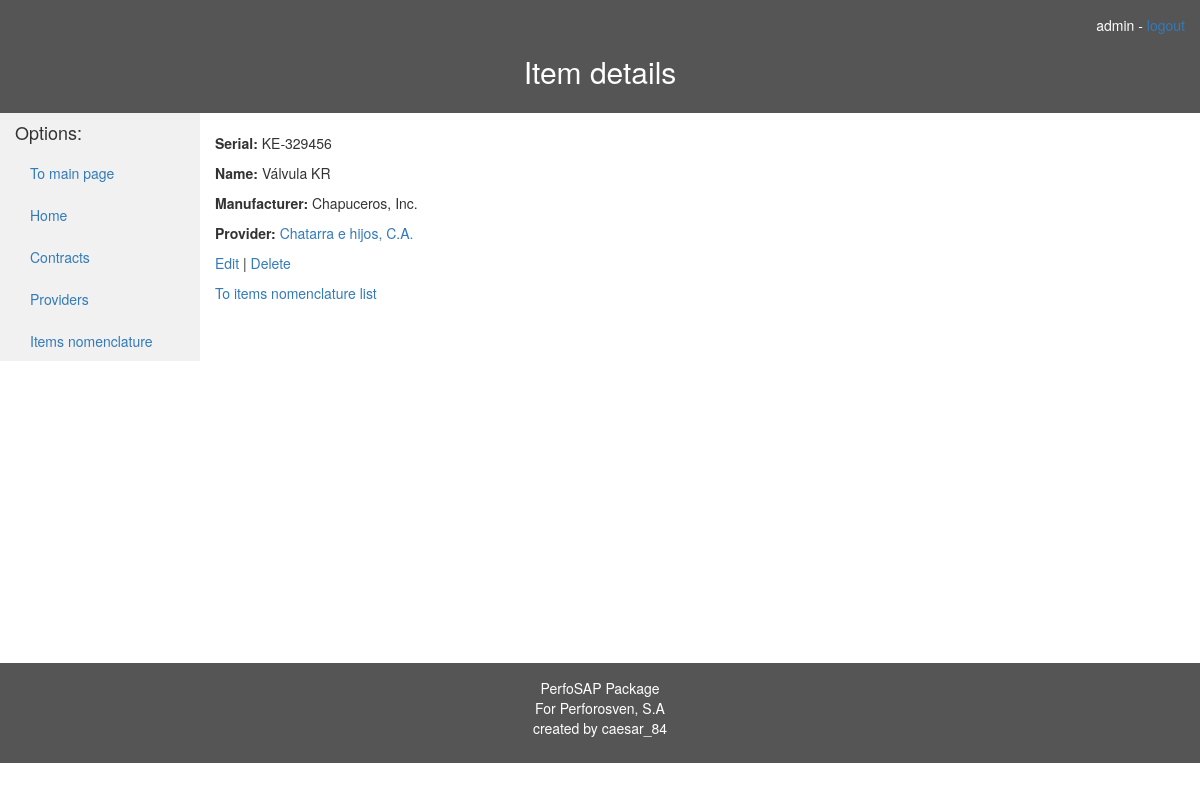
/procura/item/1 (signed in), run on the app's committed database.
### procura/models.py (models this page shows, shortened)
class Item(models.Model):
    name = models.CharField(max_length=100, help_text="Name")
    serial = models.CharField(max_length=50, help_text="Serial No.")
    manufacturer = models.CharField(max_length=50, help_text="Manufacturer")
    provider = models.ForeignKey(Provider)
    class Meta:
        ordering = ["provider", "name"]

class LegalEntity(models.Model):
    name = models.CharField(max_length=100, help_text="Name")
    rif = models.CharField(max_length=11, help_text="RIF")
    address = models.TextField(help_text="Address")
    phone_num = models.CharField(max_length=15, help_text="Phone number")

### procura/views.py (the view)
# urls.py: url(r'^item/(?P<pk>\d+)$', procura.views.ItemDetailView.as_view(), name='item-detail'),
@method_decorator(login_required, name='dispatch')
class ItemDetailView(generic.DetailView):
    model = Item

### procura/templates/procura/item_detail.html
{% extends 'procura_static_pages/procura_base_template.html' %}
{% block header %}
    <h2 id="center">Item details </h2>
{% endblock %}
{% block content %}
	<p><strong>Serial: </strong> {{ item.serial }} </p>
	<p><strong>Name: </strong> {{ item.name }} </p>
	<p><strong>Manufacturer: </strong> {{ item.manufacturer }} </p>
    <p><strong>Provider: </strong> <a href="{% url 'procura:provider-detail' item.provider.pk%}"> {{item.provider.name}}</a> </p>
    <p>
        <a href="{% url 'procura:edit-item' item.pk %}">Edit</a> |
        <a href="{% url 'procura:delete-item' item.pk %}">Delete</a>
    </p>
    <p><a href="{% url 'procura:items' %}">To items nomenclature list</a></p>
{% endblock %}

### procura/templates/procura_static_pages/procura_base_template.html (shortened to what this page needs)
<!DOCTYPE html>
<html lang="en">
<head>
    <link rel="stylesheet" href="https://maxcdn.bootstrapcdn.com/bootstrap/3.3.7/css/bootstrap.min.css"/>
    {% load static %}
    <link rel="stylesheet" href="{% static 'css/styles.css' %}">
</head>
<body>
<header id="center">
    <div style="text-align: right">
        {% if user.is_authenticated %}
            {{ user.get_username }}
            -
            <a href="{% url 'logout' %}?next={{ request.path }}">logout</a>
        {% else %}
            <p><a href="{% url 'login' %}?next={{ request.path }}">Login</a></p>
        {% endif %}
        {% block header %} {% endblock %}
    </div>
</header>
<div class="container-fluid">
    <div class="content">
        <div class="row">
            <div class="col-sm-2 sidenav">
                <h4>Options: </h4>
                {% block sidebar %}
                    <ul class="nav nav-pills nav-stacked">
						<li><a href="{% url 'main:index' %}">To main page</a></li>
                        <li><a href="{% url 'procura:index' %}">Home</a></li>
                        <li><a href="{% url 'procura:contracts' %}">Contracts</a></li>
                        <li><a href="{% url 'procura:providers' %}">Providers</a></li>
                        <li><a href="{% url 'procura:items' %}">Items nomenclature</a></li>
                    </ul>
                {% endblock %}
            </div>
            <div class="col-sm-9 ">
                <br>
                {% block content %}{% endblock %}
            </div>
        </div>
    </div>
</div>
<footer id="center" class="container-fluid">
    <p>
        PerfoSAP Package<br>
        For Perforosven, S.A<br>
        created by caesar_84
    </p>
</footer>
</body>
</html>

### procura/static/css/styles.css (style rules this page uses)
header, footer { background-color: #555; color: white; padding: 15px; }
.sidenav { background-color: #f1f1f1; height: 100%; }
.content { height: 550px }
#center { text-align: center }

### data on the page
Item: serial "KE-329456", name "Válvula KR", manufacturer "Chapuceros, Inc.", provider.name "Chatarra e hijos, C.A."

### other printed values
{{ user.get_username }} "admin"
